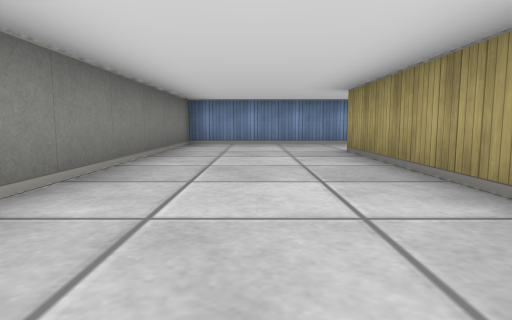
[1] (above)

19 first-person views from a walk through a cub3D maze. The camera is about half as high as the walls, tilts 6° down and sees 75° across. The floor is counted in squares. Each view is taken from the middle of a square. On the plan, view 1 faces up. The plan holds only what a view shows up to about 9 squares ahead; the rest is blank.

[2]
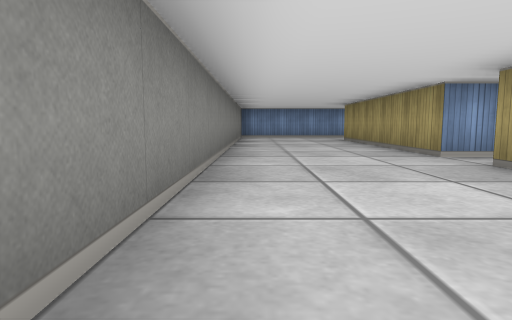

[3]
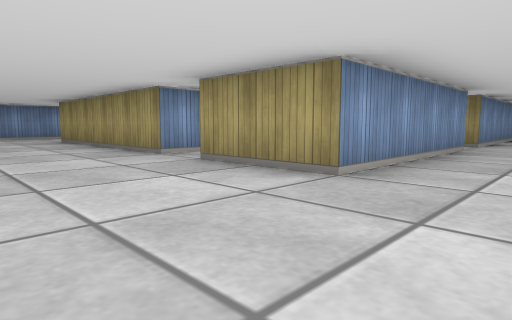

[4]
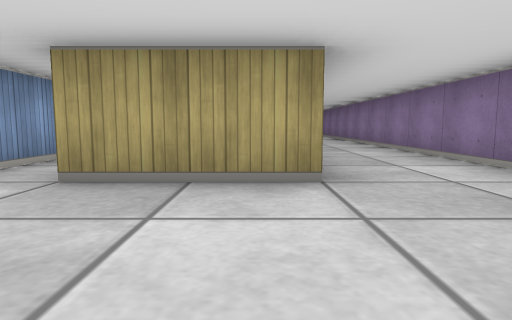

[5]
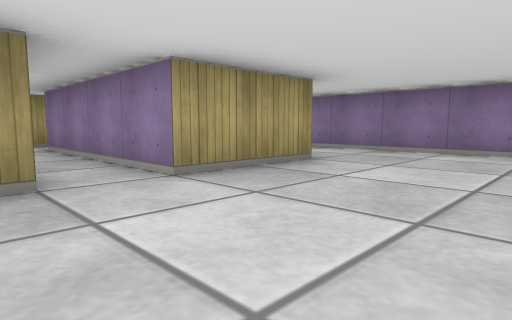

[6]
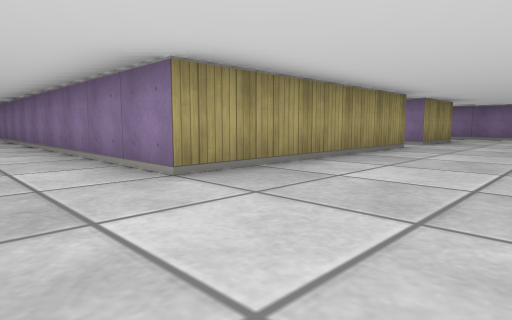

[7]
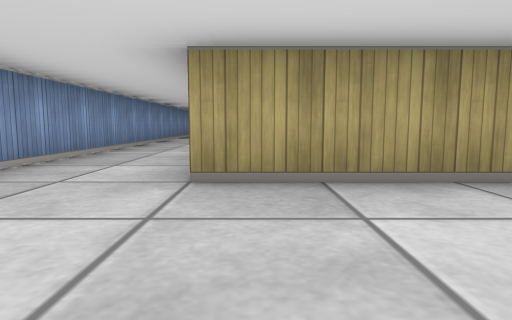

[8]
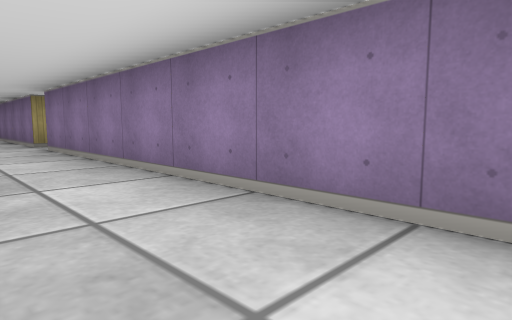

[9]
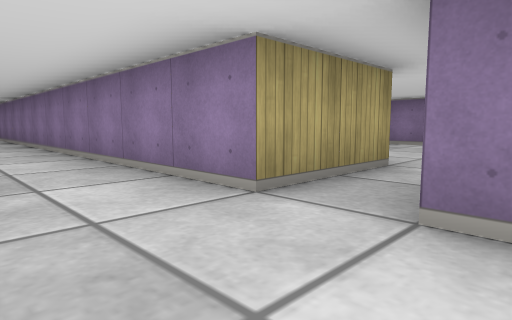

[10]
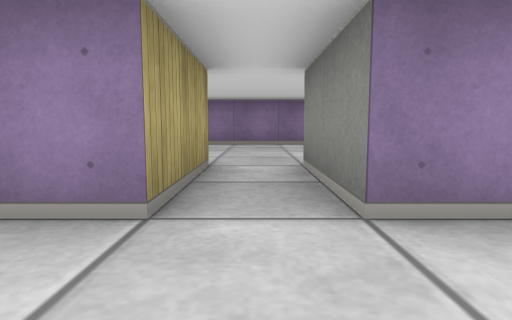

[11]
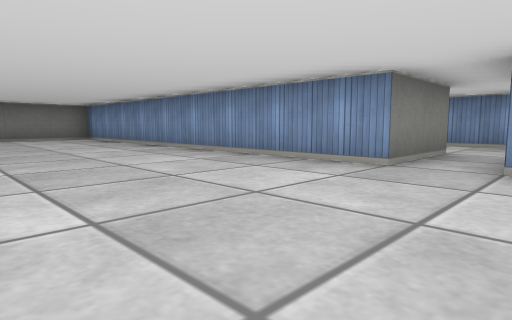

[12]
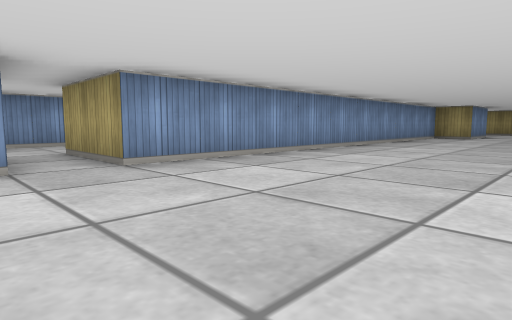

[13]
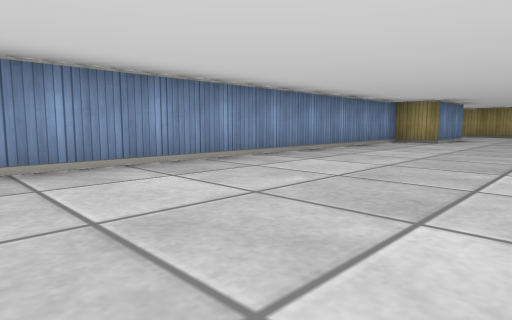

[14]
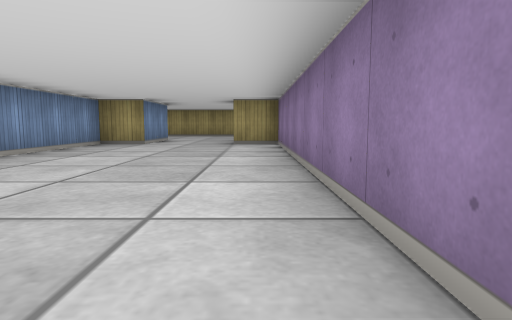

[15]
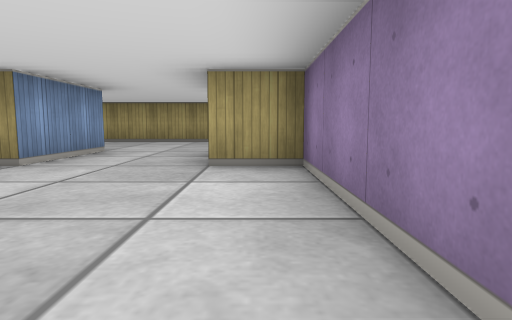

[16]
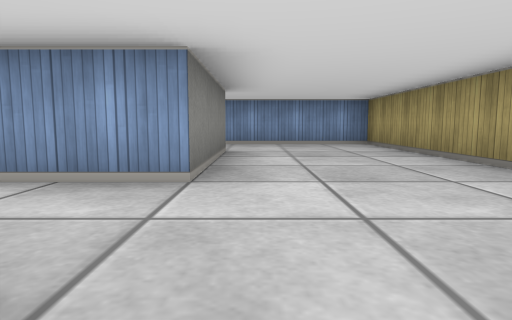

[17]
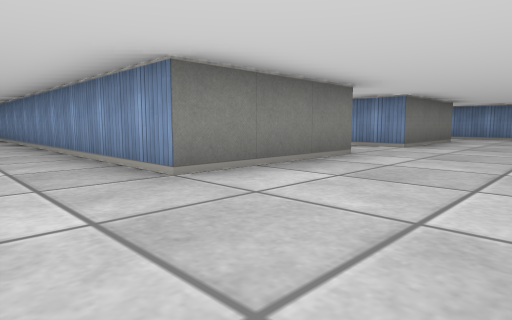

[18]
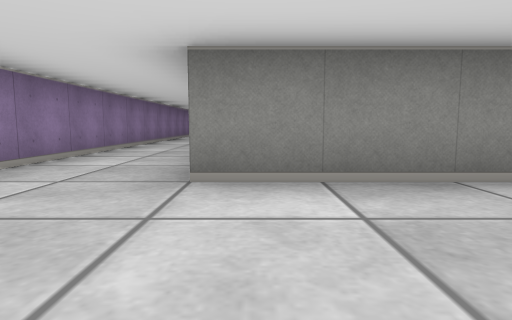

[19]
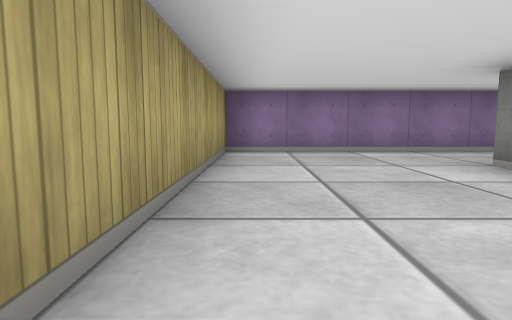

### Floor plan
Points are (right, up) in squares from view 1. A wall is a line through its corners. A room is listed if a view was taken in it or the views show most of it. See-through windows are left out.
Room 1 (views 1, 2, 3, 4, 5, 6, 7, 8, 9, 10, 16, 17, 18, 19)
walls: (13.5, 3.5) (13.5, 5.5) (23.2, 5.5); (14.1, 7.5) (11.9, 7.5); (8.1, 7.5) (-1.5, 7.5) (-1.5, -3.5); (10.2, -2.5) (6.5, -2.5); (5.6, -2.5) (1.5, -2.5) (1.5, -0.5) (3.5, -0.5); (18.9, -4.5) (28.5, -4.5) (28.5, 7.5) (25.2, 7.5); (3.2, 0.5) (1.5, 0.5) (1.5, 5.5) (12.5, 5.5) (12.5, 3.5); (25.5, 5.6) (25.5, 2.5) (23.5, 2.5); (25.5, 0.6) (25.5, -2.5) (16.8, -2.5); (-0.4, -4.5) (8.1, -4.5)
ways out: opening at (2.5, 0) to room 2; opening at (6, -1.5) to room 2; opening at (13, 4.5) to room 2; opening at (24.5, 1.5) to room 2
Room 2 (views 11, 12, 13, 14, 15)
walls: (12.5, 3.5) (4.6, 3.5); (11.9, -0.5) (23.5, -0.5) (23.5, 0.5); (3.5, 2.4) (3.5, 1.4); (3.5, -0.5) (5.5, -0.5); (23.5, 2.5) (23.5, 3.5) (13.5, 3.5)
ways out: opening at (2.5, 0) to room 1; opening at (6, -1.5) to room 1; opening at (13, 4.5) to room 1; opening at (24.5, 1.5) to room 1

Where each view was taken, in squares from view 1:
view 1: 0 up, 0 right, facing up
view 2: 4 down, 1 left, facing up
view 3: 4 down, 1 left, facing up-right
view 4: 2 down, 1 left, facing right
view 5: 1 up, 1 left, facing down-right
view 6: 7 up, 1 left, facing down-right
view 7: 5 up, 1 left, facing right
view 8: 7 up, 6 right, facing down-right
view 9: 7 up, 12 right, facing down-right
view 10: 7 up, 13 right, facing down
view 11: 0 up, 14 right, facing up-left
view 12: 0 up, 12 right, facing up-right
view 13: 0 up, 15 right, facing up-right
view 14: 0 up, 16 right, facing right
view 15: 0 up, 20 right, facing right
view 16: 0 up, 26 right, facing up
view 17: 4 down, 28 right, facing up-left
view 18: 2 down, 28 right, facing left
view 19: 1 up, 28 right, facing down
